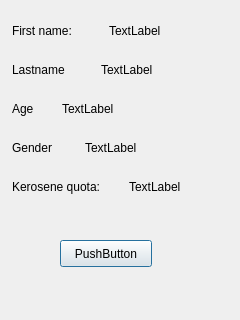
<?xml version="1.0" encoding="UTF-8"?>
<ui version="4.0">
 <class>UserMatch</class>
 <widget class="QDialog" name="UserMatch">
  <property name="enabled">
   <bool>true</bool>
  </property>
  <property name="geometry">
   <rect>
    <x>0</x>
    <y>0</y>
    <width>240</width>
    <height>320</height>
   </rect>
  </property>
  <property name="windowTitle">
   <string>Dialog</string>
  </property>
  <widget class="QLabel" name="NameLabel">
   <property name="geometry">
    <rect>
     <x>109</x>
     <y>22</y>
     <width>62</width>
     <height>17</height>
    </rect>
   </property>
   <property name="text">
    <string>TextLabel</string>
   </property>
  </widget>
  <widget class="QLabel" name="LastNameLabel">
   <property name="geometry">
    <rect>
     <x>101</x>
     <y>61</y>
     <width>62</width>
     <height>17</height>
    </rect>
   </property>
   <property name="text">
    <string>TextLabel</string>
   </property>
  </widget>
  <widget class="QLabel" name="AgeLabel">
   <property name="geometry">
    <rect>
     <x>62</x>
     <y>100</y>
     <width>62</width>
     <height>17</height>
    </rect>
   </property>
   <property name="text">
    <string>TextLabel</string>
   </property>
  </widget>
  <widget class="QLabel" name="GenderLabel">
   <property name="geometry">
    <rect>
     <x>85</x>
     <y>139</y>
     <width>62</width>
     <height>17</height>
    </rect>
   </property>
   <property name="text">
    <string>TextLabel</string>
   </property>
  </widget>
  <widget class="QLabel" name="KeroseneLabel">
   <property name="geometry">
    <rect>
     <x>129</x>
     <y>178</y>
     <width>62</width>
     <height>17</height>
    </rect>
   </property>
   <property name="text">
    <string>TextLabel</string>
   </property>
  </widget>
  <widget class="QLabel" name="label">
   <property name="geometry">
    <rect>
     <x>12</x>
     <y>22</y>
     <width>72</width>
     <height>17</height>
    </rect>
   </property>
   <property name="text">
    <string>First name:</string>
   </property>
  </widget>
  <widget class="QLabel" name="label_2">
   <property name="geometry">
    <rect>
     <x>12</x>
     <y>61</y>
     <width>64</width>
     <height>17</height>
    </rect>
   </property>
   <property name="text">
    <string>Lastname</string>
   </property>
  </widget>
  <widget class="QLabel" name="label_3">
   <property name="geometry">
    <rect>
     <x>12</x>
     <y>100</y>
     <width>25</width>
     <height>17</height>
    </rect>
   </property>
   <property name="text">
    <string>Age</string>
   </property>
  </widget>
  <widget class="QLabel" name="label_4">
   <property name="geometry">
    <rect>
     <x>12</x>
     <y>139</y>
     <width>48</width>
     <height>17</height>
    </rect>
   </property>
   <property name="text">
    <string>Gender</string>
   </property>
  </widget>
  <widget class="QLabel" name="label_5">
   <property name="geometry">
    <rect>
     <x>12</x>
     <y>178</y>
     <width>105</width>
     <height>17</height>
    </rect>
   </property>
   <property name="text">
    <string>Kerosene quota:</string>
   </property>
  </widget>
  <widget class="QPushButton" name="pushButton">
   <property name="geometry">
    <rect>
     <x>60</x>
     <y>240</y>
     <width>92</width>
     <height>27</height>
    </rect>
   </property>
   <property name="text">
    <string>PushButton</string>
   </property>
  </widget>
 </widget>
 <resources/>
 <connections/>
</ui>
